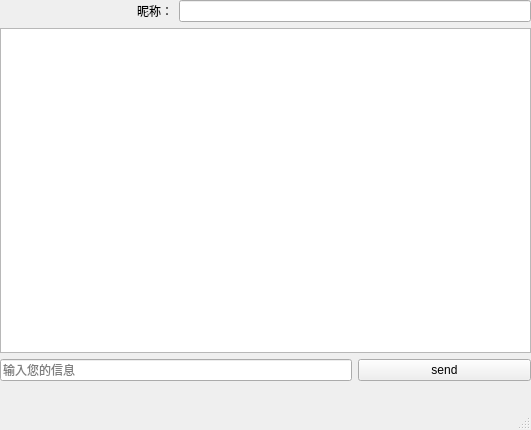
<?xml version="1.0" encoding="UTF-8"?>
<ui version="4.0">
 <class>MainWindow</class>
 <widget class="QMainWindow" name="MainWindow">
  <property name="geometry">
   <rect>
    <x>0</x>
    <y>0</y>
    <width>531</width>
    <height>430</height>
   </rect>
  </property>
  <property name="windowTitle">
   <string>MainWindow</string>
  </property>
  <widget class="QWidget" name="centralwidget">
   <widget class="QWidget" name="gridLayoutWidget">
    <property name="geometry">
     <rect>
      <x>0</x>
      <y>0</y>
      <width>531</width>
      <height>381</height>
     </rect>
    </property>
    <layout class="QGridLayout" name="gridLayout">
     <item row="2" column="2">
      <widget class="QPushButton" name="send">
       <property name="text">
        <string>send</string>
       </property>
      </widget>
     </item>
     <item row="0" column="1" colspan="2">
      <widget class="QLineEdit" name="nick">
       <property name="readOnly">
        <bool>true</bool>
       </property>
       <property name="placeholderText">
        <string/>
       </property>
      </widget>
     </item>
     <item row="0" column="0">
      <widget class="QLabel" name="label">
       <property name="layoutDirection">
        <enum>Qt::LayoutDirection::LeftToRight</enum>
       </property>
       <property name="text">
        <string>昵称：</string>
       </property>
       <property name="alignment">
        <set>Qt::AlignmentFlag::AlignRight|Qt::AlignmentFlag::AlignTrailing|Qt::AlignmentFlag::AlignVCenter</set>
       </property>
      </widget>
     </item>
     <item row="1" column="0" colspan="3">
      <widget class="QTextEdit" name="textEdit">
       <property name="readOnly">
        <bool>true</bool>
       </property>
      </widget>
     </item>
     <item row="2" column="0" colspan="2">
      <widget class="QLineEdit" name="message">
       <property name="placeholderText">
        <string>输入您的信息</string>
       </property>
      </widget>
     </item>
    </layout>
   </widget>
  </widget>
  <widget class="QMenuBar" name="menubar">
   <property name="geometry">
    <rect>
     <x>0</x>
     <y>0</y>
     <width>531</width>
     <height>17</height>
    </rect>
   </property>
  </widget>
  <widget class="QStatusBar" name="statusbar"/>
 </widget>
 <resources/>
 <connections/>
</ui>
